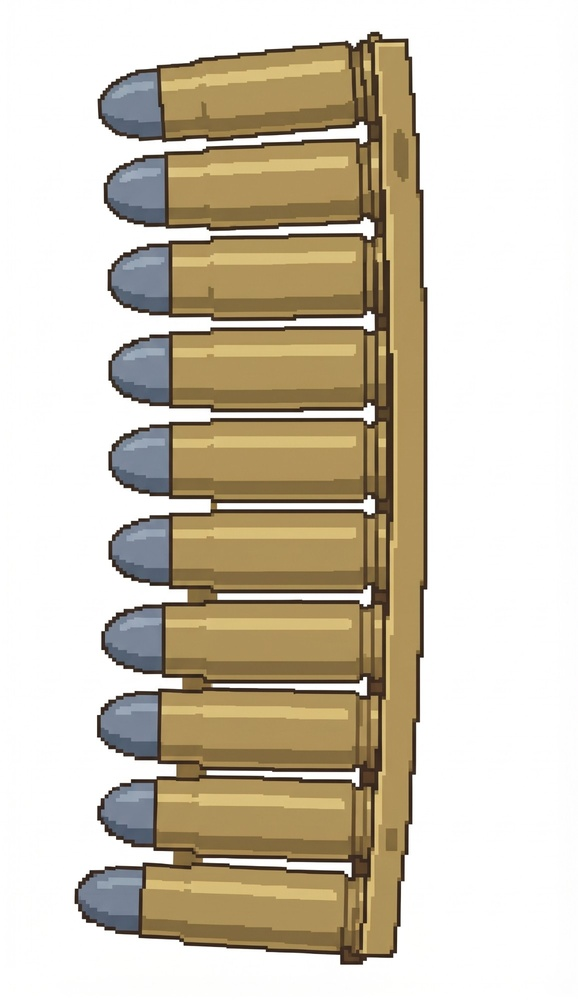
#> input picture ArtSource/weapons/hand/clip_stripper_source.jpg, 578 x 1000 px, shrunk from 1156 x 2000 before the run
$ python before_after.py ../../ArtSource/weapons/hand/clip_stripper_source.jpg ../../ArtSource/weapons/hand/clip_stripper_source.jpg out.png
#> lines starting #> are read from the running program, lines starting #| are printed output that depends on the picture
# Side-by-side before/after of a rendered map: python3 Tools/render/before_after.py <before.png> <after.png> <out.png>
import sys
from PIL import Image, ImageDraw
a, b = Image.open(sys.argv[1]).convert("RGB"), Image.open(sys.argv[2]).convert("RGB")
#> a is the input picture: PIL image 578x1000 RGB; mean R, G, B 207.8, 198.7, 180.8
h = max(a.height, b.height); pad = 16
#> after `h = max(a.height, b.height)`: h = 1000
o = Image.new("RGB", (a.width + b.width + pad * 3, h + pad * 2 + 14), (24, 26, 28)); d = ImageDraw.Draw(o)
o.paste(a, (pad, pad + 14)); o.paste(b, (a.width + pad * 2, pad + 14))
#> after `o.paste(a, (pad, pad + 14))`:
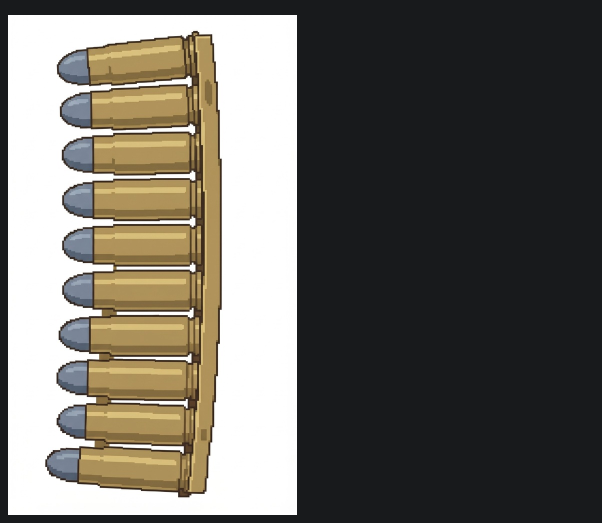
#> o: PIL image 1204x1046 RGB (shown at 1/2 size); mean R, G, B 108.4, 105.2, 98.1
#> after `o.paste(b, (a.width + pad * 2, pad + 14))`:
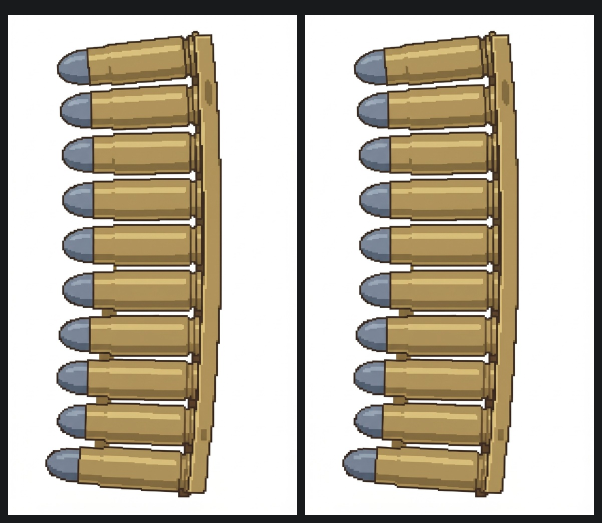
#> o: PIL image 1204x1046 RGB (shown at 1/2 size); mean R, G, B 192.7, 184.5, 168.3
d.text((pad, 6), "BEFORE", fill=(230, 230, 230)); d.text((a.width + pad * 2, 6), "AFTER", fill=(230, 230, 230))
o.save(sys.argv[3]); print(sys.argv[3], o.size)
#| out.png (1204, 1046)
